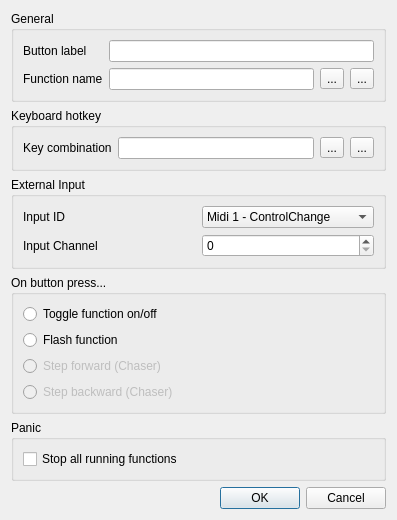
<ui version="4.0" >
 <class>VCButtonProperties</class>
 <widget class="QDialog" name="VCButtonProperties" >
  <property name="geometry" >
   <rect>
    <x>0</x>
    <y>0</y>
    <width>397</width>
    <height>520</height>
   </rect>
  </property>
  <property name="windowTitle" >
   <string>Button properties</string>
  </property>
  <layout class="QVBoxLayout" >
   <item>
    <widget class="QGroupBox" name="groupBox" >
     <property name="title" >
      <string>General</string>
     </property>
     <layout class="QGridLayout" >
      <item row="0" column="0" >
       <widget class="QLabel" name="m_nameLabel" >
        <property name="text" >
         <string>Button label</string>
        </property>
       </widget>
      </item>
      <item row="0" column="1" colspan="3" >
       <widget class="QLineEdit" name="m_nameEdit" />
      </item>
      <item row="1" column="0" >
       <widget class="QLabel" name="m_functionLabel" >
        <property name="text" >
         <string>Function name</string>
        </property>
       </widget>
      </item>
      <item row="1" column="1" >
       <widget class="QLineEdit" name="m_functionEdit" >
        <property name="readOnly" >
         <bool>true</bool>
        </property>
       </widget>
      </item>
      <item row="1" column="2" >
       <widget class="QToolButton" name="m_attachFunction" >
        <property name="text" >
         <string>...</string>
        </property>
       </widget>
      </item>
      <item row="1" column="3" >
       <widget class="QToolButton" name="m_detachFunction" >
        <property name="text" >
         <string>...</string>
        </property>
       </widget>
      </item>
     </layout>
    </widget>
   </item>
   <item>
    <widget class="QGroupBox" name="groupBox_2" >
     <property name="title" >
      <string>Keyboard hotkey</string>
     </property>
     <layout class="QHBoxLayout" >
      <item>
       <widget class="QLabel" name="m_keyLabel" >
        <property name="text" >
         <string>Key combination</string>
        </property>
       </widget>
      </item>
      <item>
       <widget class="QLineEdit" name="m_keyEdit" />
      </item>
      <item>
       <widget class="QToolButton" name="m_attachKey" >
        <property name="text" >
         <string>...</string>
        </property>
       </widget>
      </item>
      <item>
       <widget class="QToolButton" name="m_detachKey" >
        <property name="text" >
         <string>...</string>
        </property>
       </widget>
      </item>
     </layout>
    </widget>
   </item>
   <item>
    <widget class="QGroupBox" name="groupBox_3" >
     <property name="title" >
      <string>External Input</string>
     </property>
     <layout class="QGridLayout" >
      <item row="0" column="0" >
       <widget class="QLabel" name="label_4" >
        <property name="text" >
         <string>Input ID</string>
        </property>
       </widget>
      </item>
      <item row="0" column="1" >
       <widget class="QComboBox" name="m_IDCombo" >
        <item>
         <property name="text" >
          <string>Midi 1 - ControlChange</string>
         </property>
        </item>
       </widget>
      </item>
      <item row="1" column="0" >
       <widget class="QLabel" name="label_5" >
        <property name="text" >
         <string>Input Channel</string>
        </property>
       </widget>
      </item>
      <item row="1" column="1" >
       <widget class="QSpinBox" name="m_channelSpinBox" >
        <property name="maximum" >
         <number>127</number>
        </property>
       </widget>
      </item>
     </layout>
    </widget>
   </item>
   <item>
    <widget class="QGroupBox" name="groupBox_4" >
     <property name="title" >
      <string>On button press...</string>
     </property>
     <layout class="QVBoxLayout" >
      <item>
       <widget class="QRadioButton" name="m_toggle" >
        <property name="text" >
         <string>Toggle function on/off</string>
        </property>
       </widget>
      </item>
      <item>
       <widget class="QRadioButton" name="m_flash" >
        <property name="text" >
         <string>Flash function</string>
        </property>
       </widget>
      </item>
      <item>
       <widget class="QRadioButton" name="m_forward" >
        <property name="enabled" >
         <bool>false</bool>
        </property>
        <property name="text" >
         <string>Step forward (Chaser)</string>
        </property>
       </widget>
      </item>
      <item>
       <widget class="QRadioButton" name="m_backward" >
        <property name="enabled" >
         <bool>false</bool>
        </property>
        <property name="text" >
         <string>Step backward (Chaser)</string>
        </property>
       </widget>
      </item>
     </layout>
    </widget>
   </item>
   <item>
    <widget class="QGroupBox" name="groupBox_5" >
     <property name="title" >
      <string>Panic</string>
     </property>
     <layout class="QVBoxLayout" >
      <item>
       <widget class="QCheckBox" name="m_stopFunctionsCheck" >
        <property name="text" >
         <string>Stop all running functions</string>
        </property>
       </widget>
      </item>
     </layout>
    </widget>
   </item>
   <item>
    <widget class="QDialogButtonBox" name="m_buttonBox" >
     <property name="orientation" >
      <enum>Qt::Horizontal</enum>
     </property>
     <property name="standardButtons" >
      <set>QDialogButtonBox::Cancel|QDialogButtonBox::NoButton|QDialogButtonBox::Ok</set>
     </property>
    </widget>
   </item>
  </layout>
 </widget>
 <resources/>
 <connections>
  <connection>
   <sender>m_buttonBox</sender>
   <signal>accepted()</signal>
   <receiver>VCButtonProperties</receiver>
   <slot>accept()</slot>
   <hints>
    <hint type="sourcelabel" >
     <x>248</x>
     <y>254</y>
    </hint>
    <hint type="destinationlabel" >
     <x>157</x>
     <y>274</y>
    </hint>
   </hints>
  </connection>
  <connection>
   <sender>m_buttonBox</sender>
   <signal>rejected()</signal>
   <receiver>VCButtonProperties</receiver>
   <slot>reject()</slot>
   <hints>
    <hint type="sourcelabel" >
     <x>316</x>
     <y>260</y>
    </hint>
    <hint type="destinationlabel" >
     <x>286</x>
     <y>274</y>
    </hint>
   </hints>
  </connection>
 </connections>
</ui>
